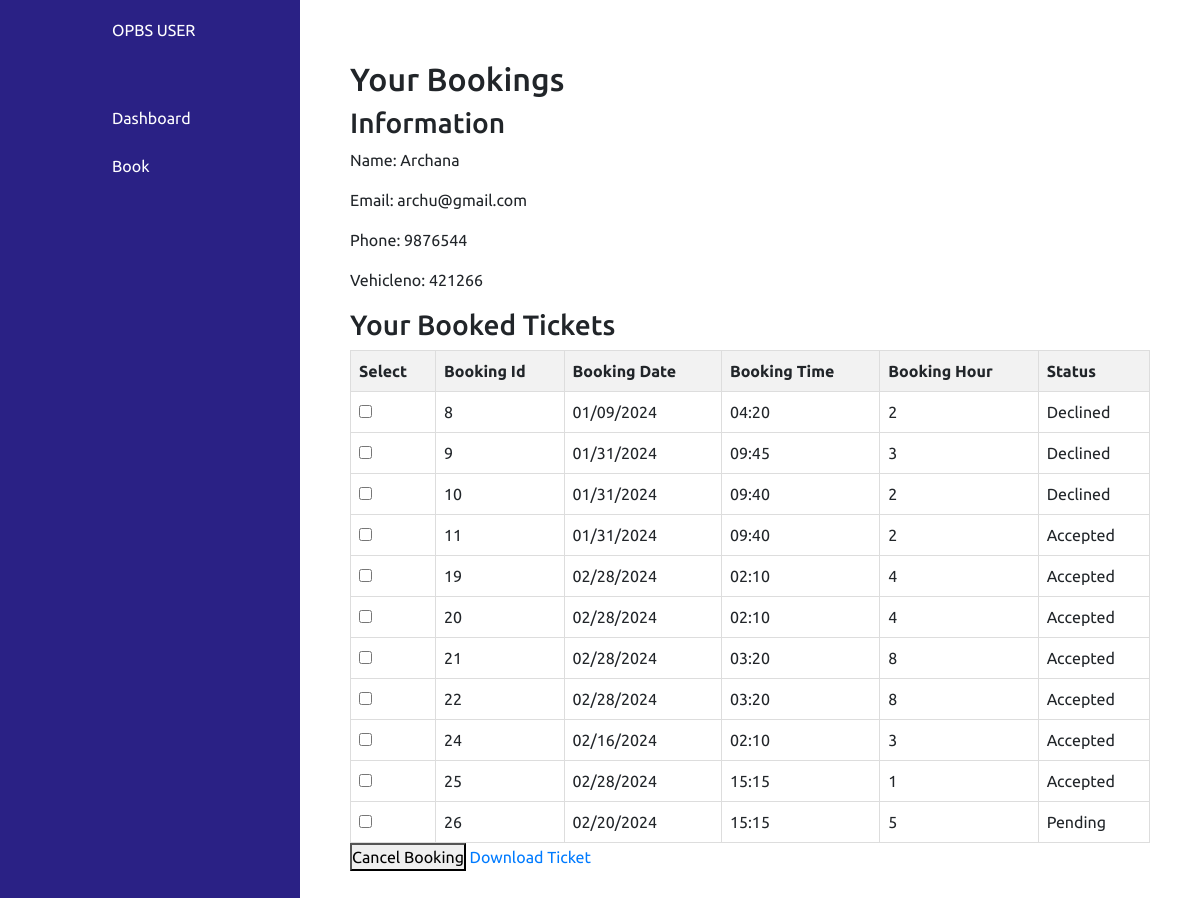
The page /user/dashboard-user/verifytest.php (signed in) on the database its author committed.
### tables this page shows
CREATE TABLE `register_user` (
  `id` int(11) NOT NULL,
  `uname` varchar(255) NOT NULL,
  `ulicenceno` varchar(255) NOT NULL,
  `uvehicleno` varchar(255) NOT NULL,
  `uemail` varchar(255) NOT NULL,
  `ucontact` int(11) NOT NULL,
  `upwd` varchar(255) NOT NULL
);

CREATE TABLE `bookslot` (
  `id` int(11) NOT NULL,
  `date` varchar(255) NOT NULL,
  `time` varchar(255) NOT NULL,
  `hours` int(11) NOT NULL,
  `status` varchar(255) NOT NULL DEFAULT 'pending' COMMENT 'Accepted =1 \r\nDeclined =0',
  `user_id` int(11) DEFAULT NULL
);

### user/dashboard-user/verifytest.php (the view, shortened to what this page needs)
<!DOCTYPE html>
<html lang="en">
<head>
    <link rel="stylesheet" href="assets/css/manageuser.css">
    <link rel="stylesheet" href="assets/css/adduser.css">
    <link href="https://cdn.jsdelivr.net/npm/bootstrap@5.3.0/dist/css/bootstrap.min.css" rel="stylesheet">
</head>
<body>
<div class="container1">
    <div class="navigation">
        <ul>
            <li>
                <a href="#">
                    <span class="icon">
                    </span>
                    <span class="title">OPBS USER</span>
                </a>
            </li>
            <li>
                <a href="#">
                    <span class="icon">
                    </span>
                    <span class="title">Dashboard</span>
                </a>
            </li>
            <li>
                <button onclick="showHideBook()">
                    <span class="icon">
                    </span>
                    <span class="title">Book</span>
                </button>
            </li>
        </ul>
    </div>
    <div class="main">
        <div class="slotdiv">
        <?php
include('config.php');
$user_id = $_SESSION['id'];
$query_user = "SELECT id, uname, uemail, ucontact, uvehicleno FROM register_user WHERE id = $user_id";
$result_user = mysqli_query($conn, $query_user);
$user_data = mysqli_fetch_assoc($result_user);
$query_bookings = "SELECT bookslot.id AS booking_id, register_user.id AS user_id, register_user.uname, register_user.uvehicleno, bookslot.date, bookslot.time, bookslot.hours, bookslot.status
                    FROM bookslot
                    INNER JOIN register_user ON bookslot.user_id = register_user.id
                    WHERE bookslot.user_id = $user_id";
$result_bookings = mysqli_query($conn, $query_bookings);
?>
            <h2>Your Bookings</h2>
            <h3>Information</h3>
            <p>Name: <?php echo $user_data['uname']; ?></p>
            <p>Email: <?php echo $user_data['uemail']; ?></p>
            <p>Phone: <?php echo $user_data['ucontact']; ?></p>
            <p>Vehicleno: <?php echo $user_data['uvehicleno']; ?></p>
            <h3>Your Booked Tickets</h3>
            <table>
                <tr>
                <th>Select</th>
                <th> Booking Id</th>
                    <th>Booking Date</th>
                    <th>Booking Time</th>
                    <th>Booking Hour</th>
                    <th>Status</th>
                </tr>
                <?php
                while ($row = mysqli_fetch_assoc($result_bookings)) {
                ?>
                <tr>
            <td><input type='checkbox' name='id[]' value='" . $row['booking_id'] . "'></td>
            <td><?php echo $row['booking_id']; ?></td>
                    <td><?php echo $row['date']; ?></td>
                    <td><?php echo $row['time']; ?></td>
                    <td><?php echo $row['hours']; ?></td>
                    <td>
                        <?php
                            if (!is_null($row['status'])) {
                                if ($row['status'] == 1) {
                                    echo "Accepted";
                                } elseif ($row['status'] == 0) {
                                    echo "Declined";
                                } else {
                                    echo "Pending";
                                }
                            } else {
                                echo "Pending";
                            }
                            ?> </td>
                </tr>
                <?php
                }
                ?>
            </table>
            <button>Cancel Booking</button>
            <a href="#">Download Ticket</a>
        </div>
    </div>
</div>
</body>
</html>

### user/dashboard-user/assets/css/manageuser.css (style rules this page uses)
* { font-family: "Ubuntu", sans-serif; margin: 0; padding: 0; box-sizing: border-box; }
:root { --blue: #2a2185; --white: #fff; --gray: #f5f5f5; --black1: #222; --black2: #999; }
body { min-height: 100vh; overflow-x: hidden; }
.container1 { position: relative; width: 100%; }
.navigation { position: fixed; width: 300px; height: 100%; background: var(--blue); border-left: 10px solid var(--blue); transition: 0.5s; overflow: hidden; }
.navigation ul { position: absolute; top: 0; left: 0; width: 100%; }
.navigation ul li { position: relative; width: 100%; list-style: none; border-top-left-radius: 30px; border-bottom-left-radius: 30px; }
.navigation ul li:nth-child(1) { margin-bottom: 40px; pointer-events: none; }
.navigation ul li a { position: relative; display: block; width: 100%; display: flex; text-decoration: none; color: var(--white); }
.navigation ul li a .icon { position: relative; display: block; min-width: 60px; height: 60px; line-height: 75px; text-align: center; }
.navigation ul li a .title { position: relative; display: block; padding: 0 10px; height: 60px; line-height: 60px; text-align: start; white-space: nowrap; }
.main { position: absolute; width: calc(100% - 300px); left: 300px; min-height: 100vh; background: var(--white); transition: 0.5s; margin-top: 30px; margin-right: 50px; }

### user/dashboard-user/assets/css/adduser.css (style rules this page uses)
* { font-family: "Ubuntu", sans-serif; margin: 0; padding: 0; box-sizing: border-box; }
:root { --blue: #2a2185; --white: #fff; --gray: #f5f5f5; --black1: #222; --black2: #999; }
body { min-height: 100vh; overflow-x: hidden; }
.navigation { position: fixed; width: 300px; height: 100%; background: var(--blue); border-left: 10px solid var(--blue); transition: 0.5s; overflow: hidden; }
.navigation ul { position: absolute; top: 0; left: 0; width: 100%; }
.navigation ul li { position: relative; width: 100%; list-style: none; border-top-left-radius: 30px; border-bottom-left-radius: 30px; }
.navigation ul li:nth-child(1) { margin-bottom: 40px; pointer-events: none; }
.navigation ul li button { position: relative; display: block; width: 100%; display: flex; text-decoration: none; color: var(--white); outline: none; background: none; border: none; }
.navigation ul li button .icon { position: relative; display: block; min-width: 60px; height: 60px; line-height: 75px; text-align: center; }
.navigation ul li button .title { position: relative; display: block; padding: 0 10px; height: 60px; line-height: 60px; text-align: start; white-space: nowrap; }
a { height: 3rem; text-decoration: none; color: var(--white); }
.main { position: absolute; width: calc(100% - 300px); left: 300px; min-height: 100vh; background: var(--white); transition: 0.5s; margin-top:10px; padding:30px; }

### user/dashboard-user/verifytest.php (style rules this page uses)
.slotdiv { margin: 20px; }
table { width: 100%; border-collapse: collapse; }
th, td { border: 1px solid #ddd; padding: 8px; text-align: left; }
th { background-color: #f2f2f2; }
a { text-decoration: none; color: #007bff; }

### rows shown on the page
register_user: uname "Archana", uemail "archu@gmail.com", ucontact "9876544", uvehicleno "421266"
bookslot: id "8", date "01/09/2024", time "04:20", hours "2", status "Declined"
bookslot: id "9", date "01/31/2024", time "09:45", hours "3", status "Declined"
bookslot: id "10", date "01/31/2024", time "09:40", hours "2", status "Declined"
bookslot: id "11", date "01/31/2024", time "09:40", hours "2", status "Accepted"
bookslot: id "19", date "02/28/2024", time "02:10", hours "4", status "Accepted"
bookslot: id "20", date "02/28/2024", time "02:10", hours "4", status "Accepted"
bookslot: id "21", date "02/28/2024", time "03:20", hours "8", status "Accepted"
bookslot: id "22", date "02/28/2024", time "03:20", hours "8", status "Accepted"
bookslot: id "24", date "02/16/2024", time "02:10", hours "3", status "Accepted"
bookslot: id "25", date "02/28/2024", time "15:15", hours "1", status "Accepted"
bookslot: id "26", date "02/20/2024", time "15:15", hours "5", status "Pending"
